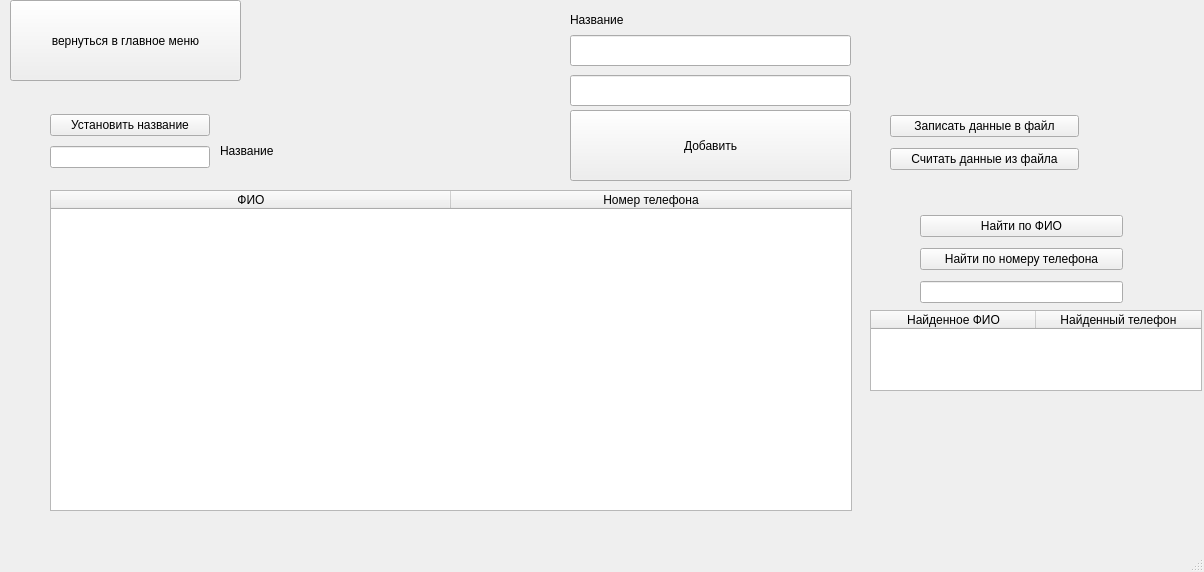
<?xml version="1.0" encoding="UTF-8"?>
<ui version="4.0">
 <class>nextWindowSecond</class>
 <widget class="QMainWindow" name="nextWindowSecond">
  <property name="geometry">
   <rect>
    <x>0</x>
    <y>0</y>
    <width>1204</width>
    <height>572</height>
   </rect>
  </property>
  <property name="windowTitle">
   <string>nextWindowSecond</string>
  </property>
  <widget class="QWidget" name="centralwidget">
   <widget class="QPushButton" name="pushButton">
    <property name="geometry">
     <rect>
      <x>10</x>
      <y>0</y>
      <width>231</width>
      <height>81</height>
     </rect>
    </property>
    <property name="text">
     <string>вернуться в главное меню</string>
    </property>
   </widget>
   <widget class="QTableWidget" name="tableWidget">
    <property name="geometry">
     <rect>
      <x>50</x>
      <y>190</y>
      <width>802</width>
      <height>321</height>
     </rect>
    </property>
    <attribute name="horizontalHeaderMinimumSectionSize">
     <number>400</number>
    </attribute>
    <attribute name="horizontalHeaderDefaultSectionSize">
     <number>400</number>
    </attribute>
    <column>
     <property name="text">
      <string>ФИО</string>
     </property>
    </column>
    <column>
     <property name="text">
      <string>Номер телефона</string>
     </property>
    </column>
   </widget>
   <widget class="QPushButton" name="pushButton_2">
    <property name="geometry">
     <rect>
      <x>570</x>
      <y>110</y>
      <width>281</width>
      <height>71</height>
     </rect>
    </property>
    <property name="text">
     <string>Добавить</string>
    </property>
   </widget>
   <widget class="QLineEdit" name="lineEdit">
    <property name="geometry">
     <rect>
      <x>570</x>
      <y>75</y>
      <width>281</width>
      <height>31</height>
     </rect>
    </property>
   </widget>
   <widget class="QLineEdit" name="lineEdit_2">
    <property name="geometry">
     <rect>
      <x>570</x>
      <y>35</y>
      <width>281</width>
      <height>31</height>
     </rect>
    </property>
   </widget>
   <widget class="QLabel" name="label">
    <property name="geometry">
     <rect>
      <x>570</x>
      <y>10</y>
      <width>281</width>
      <height>20</height>
     </rect>
    </property>
    <property name="text">
     <string>Название</string>
    </property>
   </widget>
   <widget class="QTableWidget" name="tableWidget_2">
    <property name="geometry">
     <rect>
      <x>870</x>
      <y>310</y>
      <width>332</width>
      <height>81</height>
     </rect>
    </property>
    <attribute name="horizontalHeaderDefaultSectionSize">
     <number>165</number>
    </attribute>
    <column>
     <property name="text">
      <string>Найденное ФИО</string>
     </property>
    </column>
    <column>
     <property name="text">
      <string>Найденный телефон</string>
     </property>
    </column>
   </widget>
   <widget class="QWidget" name="layoutWidget">
    <property name="geometry">
     <rect>
      <x>890</x>
      <y>110</y>
      <width>189</width>
      <height>67</height>
     </rect>
    </property>
    <layout class="QVBoxLayout" name="verticalLayout">
     <item>
      <widget class="QPushButton" name="pushButton_4">
       <property name="text">
        <string>Записать данные в файл</string>
       </property>
      </widget>
     </item>
     <item>
      <widget class="QPushButton" name="pushButton_5">
       <property name="text">
        <string>Считать данные из файла</string>
       </property>
      </widget>
     </item>
    </layout>
   </widget>
   <widget class="QWidget" name="layoutWidget">
    <property name="geometry">
     <rect>
      <x>50</x>
      <y>110</y>
      <width>160</width>
      <height>64</height>
     </rect>
    </property>
    <layout class="QVBoxLayout" name="verticalLayout_2">
     <item>
      <widget class="QPushButton" name="pushButton_6">
       <property name="text">
        <string>Установить название</string>
       </property>
      </widget>
     </item>
     <item>
      <widget class="QLineEdit" name="lineEdit_3"/>
     </item>
    </layout>
   </widget>
   <widget class="QWidget" name="layoutWidget">
    <property name="geometry">
     <rect>
      <x>920</x>
      <y>210</y>
      <width>203</width>
      <height>100</height>
     </rect>
    </property>
    <layout class="QVBoxLayout" name="verticalLayout_3">
     <item>
      <widget class="QPushButton" name="pushButton_7">
       <property name="text">
        <string>Найти по ФИО</string>
       </property>
      </widget>
     </item>
     <item>
      <widget class="QPushButton" name="pushButton_8">
       <property name="text">
        <string>Найти по номеру телефона</string>
       </property>
      </widget>
     </item>
     <item>
      <widget class="QLineEdit" name="lineEdit_4"/>
     </item>
    </layout>
   </widget>
   <widget class="QLabel" name="label_2">
    <property name="geometry">
     <rect>
      <x>220</x>
      <y>120</y>
      <width>311</width>
      <height>61</height>
     </rect>
    </property>
    <property name="styleSheet">
     <string notr="true">font: 700 italic 24pt &quot;Times New Roman&quot;;</string>
    </property>
    <property name="text">
     <string>Название</string>
    </property>
   </widget>
  </widget>
  <widget class="QMenuBar" name="menubar">
   <property name="geometry">
    <rect>
     <x>0</x>
     <y>0</y>
     <width>1204</width>
     <height>26</height>
    </rect>
   </property>
  </widget>
  <widget class="QStatusBar" name="statusbar"/>
 </widget>
 <resources/>
 <connections/>
</ui>
